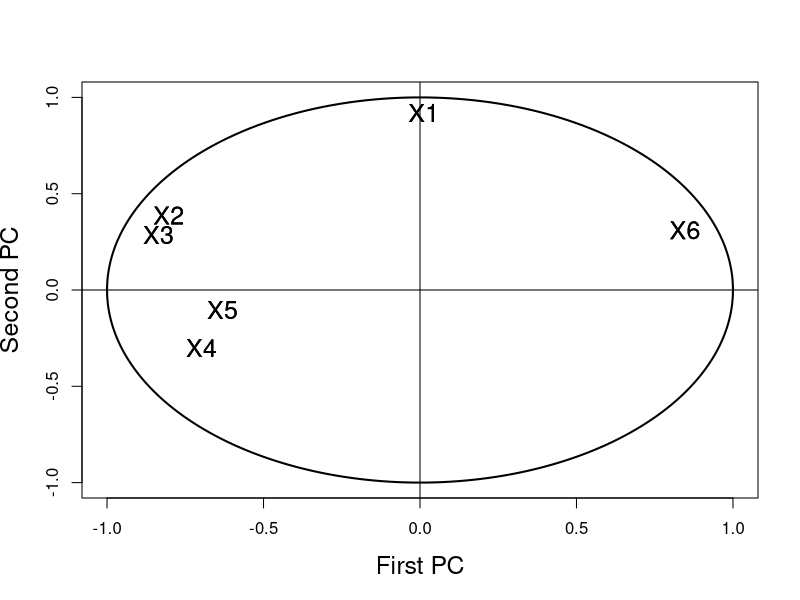

Reproduce this figure in R.
require(mclust)
data(banknote, package = "mclust")  # load the data
mydata = banknote[, -1]  # remove the last column indicating genuine/not genuine
fit = princomp(mydata, cor = TRUE)  # fit normalized PCA model

dev.new()
ucircle = cbind(cos((0:360)/180 * pi), sin((0:360)/180 * pi))

plot(ucircle, type = "l", lty = "solid", xlab = "First PC", ylab = "Second PC", cex.lab = 1.5, cex.axis = 1, cex.main = 1, 
    lwd = 2)
abline(h = 0, v = 0)
label = c("X1", "X2", "X3", "X4", "X5", "X6")
text(cor(mydata, fit$scores), label, cex = 1.5)
text(cor(mydata, fit$scores), label, cex = 1.5)
